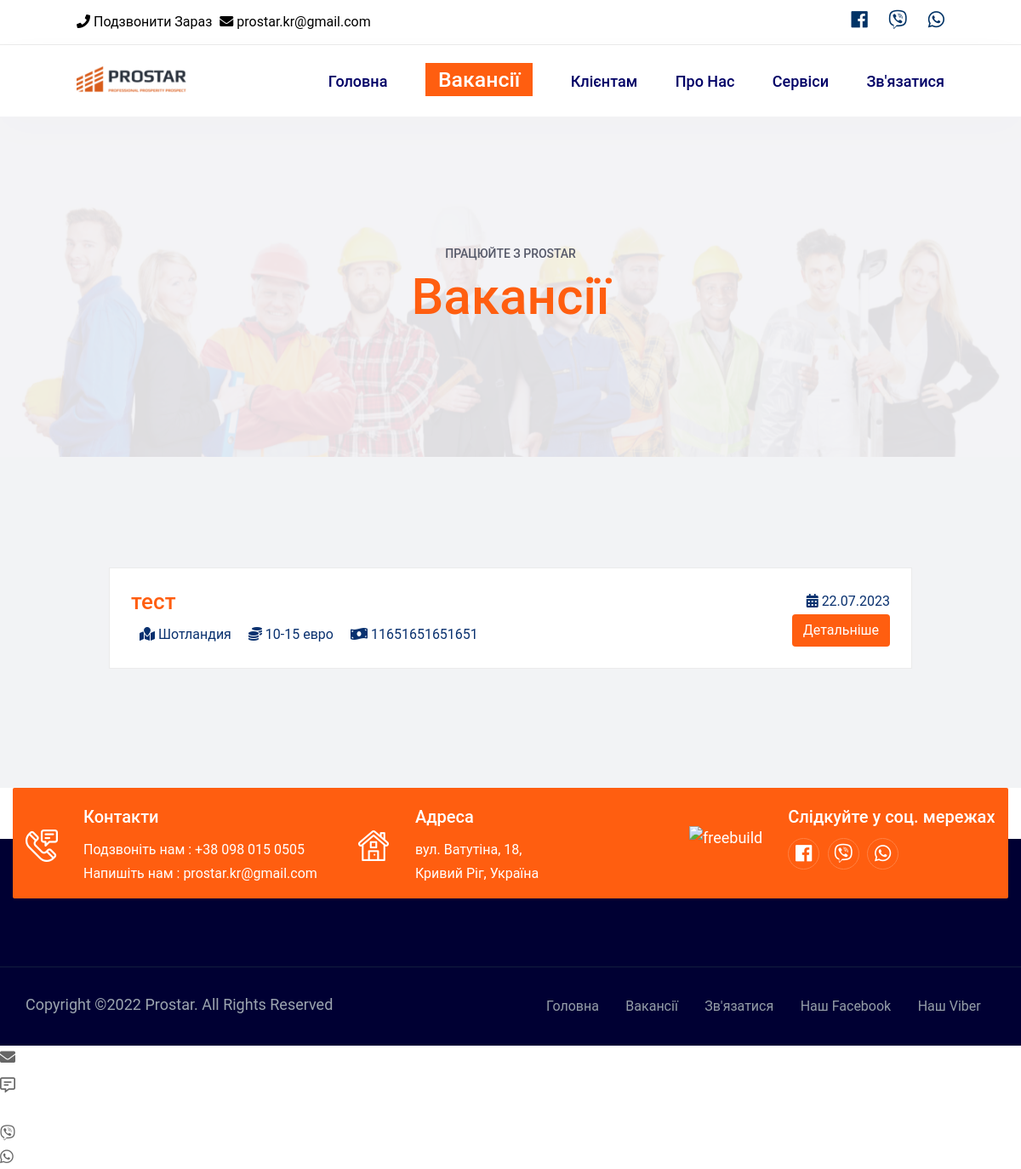
/vacancies, run on the app's committed database.
### main.py (models this page shows)
class Vacancies(db.Model):
    id = db.Column(db.Integer, primary_key=True)
    title = db.Column(db.String(255), nullable = False)
    post_time = db.Column(db.String(255), default=time.strftime("%d.%m.%Y", time.localtime()))
    schedule = db.Column(db.String(255), default="-")
    location = db.Column(db.String(255), default="-")
    hourly_rate = db.Column(db.String(255), default="-")
    salary = db.Column(db.String(255), default="-")
    vac_id = db.Column(db.String(255), default="-")
    description = db.Column(db.Text, default="-")
    isAvalible = db.Column(db.Boolean, default=False)
    img = db.Column(db.LargeBinary, default=None)
    apply_link = db.Column(db.Text, default=None)

### main.py (the view)
@app.route('/vacancies')
def vacancies():
    phone = random.choice(numbers)
    return render_template('vacancies.html', data=Vacancies.query.order_by(Vacancies.id.desc()).all(), phone=phone)

### templates/vacancies.html (shortened to what this page needs)
{% extends 'base.html' %}
{% block header %}
<link rel="stylesheet" href="{{ url_for('static',filename='css/vacancies.css') }}">
{% endblock %}
{% block body %}
<section class="page-banner-wrap bg-contain bg-bottom d-flex align-items-center"
    style="background-image: url('../static/img/page_banner_bg.png')">
    <div class="container">
        <div class="row">
            <div class="col-md-12 text-center">
                <div class="page-banner">
                    <span>Працюйте з PROSTAR</span>
                    <h2>Вакансії</h2>
                </div>
            </div>
        </div>
    </div>
</section>
<section class="our-portfolio section_bg portfolio-two section-padding">
    <div class="vacancies-wrapper">
        {% for el in data %}
        {% if el.isAvalible == True %}
        <div class="vacancie" onclick="location.href='/vacancies/{{el.id}}'">
            <div class="information">
                <div class="title">
                    <h3 class="title-text">{{el.title}}</h3>
                </div>
                <div class="details">
                    <p class="details-text"><i class="fas fa-map-marked"></i> {{el.location}}</p>
                    <p class="details-text"><i class="fas fa-coins"></i> {{el.hourly_rate}}</p>
                    <p class="details-text"><i class="fas fa-money-bill-wave"></i> {{el.salary}}</p>
                </div>
            </div>
            <div class="go-btn-div">
                <p class="date-text"><i class="fas fa-calendar-alt"></i> {{el.post_time}}</p>
                <a class="btn btn-go" href="/vacancies/{{el.id}}">Детальніше</a>
            </div>
        </div>
        {% endif %}
        {% endfor %}
    </div>
</section>
{% endblock %}

### static/css/default.css (style rules this page uses)
.bg-contain { background-repeat: no-repeat; background-size: contain; background-position: center; position: relative; }
.bg-bottom { background-repeat: no-repeat; background-position: bottom center; }
section { overflow: hidden; }

### static/css/style.css (style rules this page uses)
body, html, .wrapper { height: 100%; }
body { font-family: 'Roboto', sans-serif; color: #666666; font-size: 18px; line-height: 28px; font-weight: 400; overflow-x: hidden; }
a { transition: all 0.3s ease-in-out; }
::placeholder { color: #666; opacity: 1; }
.section-padding { padding: 120px 0px; }
.section_bg { background: #f2f3f5; }
h1, h2, h3, h4, h5, h6 { font-family: 'Roboto', sans-serif; margin: 0 0 10px; font-weight: 500; color: #ff5e10; }
h2 { font-size: 36px; line-height: 48px; }
h3 { font-size: 26px; line-height: 29px; }
p { color: #09316f !important; line-height: 28px; font-size: 16px; }
a { font-family: 'Roboto', sans-serif; text-decoration: none; font-size: 16px; font-weight: 400; outline: none !important; cursor: pointer; line-height: 32px; }
h2 { margin-top: -5px; }
.page-banner-wrap { height: 400px; z-index: 1; }
.page-banner-wrap::before, .page-banner-wrap::after { background: #f2f3f5; width: 100%; height: 100%; position: absolute; content: ""; left: 0; top: 0; opacity: .7; z-index: -1; }
.page-banner span { font-size: 14px; font-weight: 500; text-transform: uppercase; color: #565969; }
.page-banner h2 { font-size: 60px; line-height: 1.4; text-transform: capitalize; margin-bottom: 0px; }

### static/css/vacancies.css (style rules this page uses)
p { margin: 0; padding: 0; }
.vacancies-wrapper { width: 100%; padding: 10px; display: flex; align-items: center; flex-direction: column; }
.vacancie { width: 80%; background-color: white; padding: 25px 25px; display: flex; justify-content: space-between; position: relative; transition: .6s; margin-bottom: 10px; cursor: pointer; border: 1px solid #ebebeb; }
.go-btn-div { display: flex; justify-content: space-between; align-items: flex-end; flex-direction: column; }
.btn-go { background-color: #ff5e10; color: white; }
.information { min-width: 400px; }
.details { width: 100%; display: flex; }
.details-text { margin: 0 10px; }

### data on the page
Vacancies: title "тест", location "Шотландия", hourly_rate "10-15 евро", salary "11651651651651", post_time "22.07.2023"
